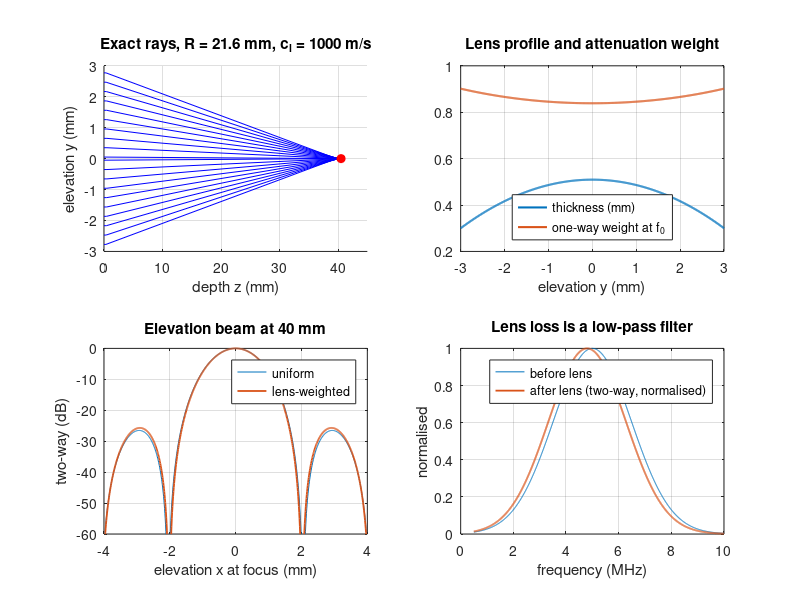

MATLAB code for this plot:
%% m17_lens_design.m  --  silicone elevation lens: focal length, aberration, apodization, downshift
% Purpose : design a plano-convex RTV-silicone lens for a 40 mm elevation focus,
%           check the paraxial focal length F = R/(c_t/c_l - 1) against an exact
%           Snell ray trace, and quantify what lens attenuation does: a
%           centre-heavy loss (inverse apodization) and a downshift of the
%           pulse-echo spectrum.
% Change  : cl (900-1100 m/s), ct, H (elevation aperture), alpha5, nexp, te.
% Expect  : R = 21.6 mm, sag 0.209 mm, centre 0.509 mm; marginal ray crosses
%           the axis 0.92 mm short of the paraxial focus; two-way loss at 5 MHz
%           3.06 dB (centre) vs 1.80 dB (edge); -6 dB elevation width at focus
%           1.82 mm uniform, 1.80 mm lens-weighted, first sidelobe -26.5 ->
%           -25.7 dB; spectrum centroid 5.00 -> 4.81 MHz; F = 48.0 mm in fat-like
%           1450 m/s tissue.
%           Runtime < 2 s.
clear; close all; rng(1);

%% Parameters
cl = 1000; ct = 1540;          % lens and tissue sound speed (m/s)
Ftarget = 40e-3;               % elevation focus (m)
H = 6e-3;                      % elevation aperture (m)
te = 0.3e-3;                   % lens thickness at the elevation edge (m)
f0 = 5e6;                      % centre frequency (Hz)
alpha5 = 3.0; nexp = 1.5;      % lens attenuation: alpha5 dB/mm at 5 MHz, alpha ~ f^nexp
lam = ct/f0;

%% Geometry
R = Ftarget*(ct/cl - 1);                     % radius of curvature for the target focus
sag = R - sqrt(R^2 - (H/2)^2); Tc = te + sag; % sagitta and centre thickness
T = @(y) Tc - (R - sqrt(R^2 - y.^2));        % lens thickness at elevation y
fprintf('R = %.2f mm, sag = %.3f mm, centre thickness = %.3f mm, F# = %.2f\n', R*1e3, sag*1e3, Tc*1e3, Ftarget/H);

%% Exact ray trace (rays leave the face normally, refract at the spherical surface)
ys = linspace(0.05e-3, H/2, 40); zc = zeros(size(ys));
for k = 1:numel(ys)
  y = ys(k); zs = T(y);                      % surface point (z measured from the face)
  nrm = [y, zs - (Tc - R)]/R;                % outward unit normal (y, z), centre at z = Tc - R
  thi = asin(abs(nrm(1)));                   % incidence angle (ray direction is +z)
  tht = asin(ct/cl*sin(thi));                % Snell: sin(tht)/ct = sin(thi)/cl
  dev = tht - thi;                           % ray turns toward the axis by dev
  zc(k) = zs + y/tan(dev);                   % axis crossing (from the face)
end
Fpar = Tc + R/(ct/cl - 1);                   % paraxial focus measured from the face
fprintf('Paraxial focus %.2f mm from the face (F = %.2f mm from the apex)\n', Fpar*1e3, (Fpar - Tc)*1e3);
fprintf('Marginal ray (y = %.1f mm) crosses at %.2f mm: spherical aberration %.2f mm\n', H/2*1e3, zc(end)*1e3, (zc(end) - Fpar)*1e3);
for ctt = [1450 1540 1580]
  fprintf('  tissue %4d m/s -> F = %.1f mm\n', ctt, R/(ctt/cl - 1)*1e3);
end

%% Attenuation weighting and elevation beam at the focus
alpha = @(fr) alpha5*(fr/5e6).^nexp;                 % dB/mm
y = linspace(-H/2, H/2, 601); dy = y(2) - y(1);
w = 10.^(-alpha(f0)*T(y)*1e3/20);                    % one-way amplitude weight
fprintf('Two-way loss at %.0f MHz: centre %.2f dB, edge %.2f dB\n', f0/1e6, 2*alpha(f0)*Tc*1e3, 2*alpha(f0)*te*1e3);
x = linspace(-4e-3, 4e-3, 801);
Bu = abs(exp(-1i*2*pi*x(:)*y/(lam*Ftarget))*ones(numel(y),1))*dy;
Bw = abs(exp(-1i*2*pi*x(:)*y/(lam*Ftarget))*w(:))*dy;
P2u = (Bu/max(Bu)).^2; P2w = (Bw/max(Bw)).^2;       % two-way (transmit = receive)
wid = @(p) 2*interp1(p(x >= 0), x(x >= 0), 0.5);     % -6 dB full width (two-way amplitude)
fprintf('Two-way -6 dB elevation width: uniform %.2f mm (0.886 lam F/H = %.2f), lens-weighted %.2f mm\n', ...
        wid(P2u)*1e3, 0.886*lam*Ftarget/H*1e3, wid(P2w)*1e3);
pk = @(p) max(p(x > lam*Ftarget/H*0.9 & x < 2.2*lam*Ftarget/H));
fprintf('First sidelobe (two-way): uniform %.1f dB, lens-weighted %.1f dB\n', 20*log10(pk(P2u)), 20*log10(pk(P2w)));

%% Spectral downshift (Gaussian pulse-echo spectrum, 70 % -6 dB bandwidth)
fr = linspace(0.5e6, 10e6, 2000); sig = 0.70*f0/(2*sqrt(2*log(2)));
S0 = exp(-(fr - f0).^2/(2*sig^2));
Tbar = mean(T(y));                                   % aperture-mean thickness
S1 = S0.*10.^(-2*alpha(fr)*Tbar*1e3/20);             % two-way through the mean thickness
cen = @(S) sum(fr.*S)/sum(S);
[~, i1] = max(S1);
fprintf('Mean thickness %.3f mm; centroid %.2f -> %.2f MHz; peak %.2f -> %.2f MHz\n', Tbar*1e3, cen(S0)/1e6, cen(S1)/1e6, f0/1e6, fr(i1)/1e6);
b = 2*alpha5/5*Tbar*1e3/8.686;                        % Np/MHz if alpha were linear (nexp = 1)
fprintf('Linear-law estimate beta*sigma^2 = %.2f MHz (beta = %.3f Np/MHz)\n', b*(sig/1e6)^2, b);

%% Figures
figure('Position', [60 60 1000 620]);
subplot(2,2,1); hold on;
for k = 1:4:numel(ys)
  plot([0 T(ys(k))]*1e3, [ys(k) ys(k)]*1e3, 'b'); plot([T(ys(k)) zc(k)]*1e3, [ys(k) 0]*1e3, 'b');
  plot([0 T(ys(k))]*1e3, -[ys(k) ys(k)]*1e3, 'b'); plot([T(ys(k)) zc(k)]*1e3, -[ys(k) 0]*1e3, 'b');
end
plot(Fpar*1e3, 0, 'ro', 'MarkerFaceColor', 'r'); grid on; xlabel('depth z (mm)'); ylabel('elevation y (mm)');
title(sprintf('Exact rays, R = %.1f mm, c_l = %d m/s', R*1e3, cl)); xlim([0 45]);
subplot(2,2,2); plot(y*1e3, T(y)*1e3, 'LineWidth', 1.5); hold on; plot(y*1e3, w, 'LineWidth', 1.5); grid on;
xlabel('elevation y (mm)'); legend('thickness (mm)', 'one-way weight at f_0', 'Location', 'south'); title('Lens profile and attenuation weight');
subplot(2,2,3); plot(x*1e3, 20*log10(P2u + 1e-6), x*1e3, 20*log10(P2w + 1e-6), 'LineWidth', 1.3); grid on; ylim([-60 0]);
xlabel('elevation x at focus (mm)'); ylabel('two-way (dB)'); legend('uniform', 'lens-weighted'); title('Elevation beam at 40 mm');
subplot(2,2,4); plot(fr/1e6, S0, fr/1e6, S1/max(S1), 'LineWidth', 1.3); grid on; xlabel('frequency (MHz)'); ylabel('normalised');
legend('before lens', 'after lens (two-way, normalised)'); title('Lens loss is a low-pass filter');
